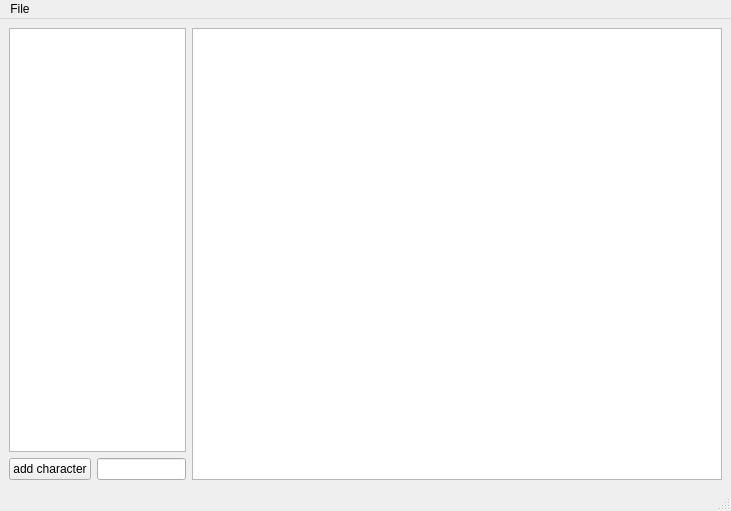
<?xml version="1.0" encoding="UTF-8"?>
<ui version="4.0">
 <class>MainWindow</class>
 <widget class="QMainWindow" name="MainWindow">
  <property name="geometry">
   <rect>
    <x>0</x>
    <y>0</y>
    <width>731</width>
    <height>511</height>
   </rect>
  </property>
  <property name="windowTitle">
   <string>Cute Comics Scripter</string>
  </property>
  <widget class="QWidget" name="centralwidget">
   <layout class="QGridLayout" name="gridLayout">
    <item row="0" column="0">
     <layout class="QHBoxLayout" name="horizontalLayout" stretch="1,3">
      <property name="leftMargin">
       <number>0</number>
      </property>
      <item>
       <layout class="QVBoxLayout" name="verticalLayout">
        <property name="topMargin">
         <number>0</number>
        </property>
        <item>
         <widget class="QListView" name="listView_characters"/>
        </item>
        <item>
         <layout class="QHBoxLayout" name="horizontalLayout_2">
          <item>
           <widget class="QPushButton" name="pushButton_addCharacter">
            <property name="text">
             <string>add character</string>
            </property>
           </widget>
          </item>
          <item>
           <widget class="QLineEdit" name="lineEdit_addCharacter"/>
          </item>
         </layout>
        </item>
       </layout>
      </item>
      <item>
       <widget class="QTextEdit" name="textEdit_scriptEditor"/>
      </item>
     </layout>
    </item>
   </layout>
  </widget>
  <widget class="QMenuBar" name="menubar">
   <property name="geometry">
    <rect>
     <x>0</x>
     <y>0</y>
     <width>731</width>
     <height>27</height>
    </rect>
   </property>
   <widget class="QMenu" name="menuFile">
    <property name="title">
     <string>File</string>
    </property>
    <addaction name="actionSaveAs"/>
    <addaction name="actionExportPdf"/>
   </widget>
   <addaction name="menuFile"/>
  </widget>
  <widget class="QStatusBar" name="statusbar"/>
  <action name="actionSaveAs">
   <property name="text">
    <string>Save as...</string>
   </property>
  </action>
  <action name="actionExportPdf">
   <property name="text">
    <string>Export Pdf</string>
   </property>
  </action>
 </widget>
 <resources/>
 <connections/>
</ui>
